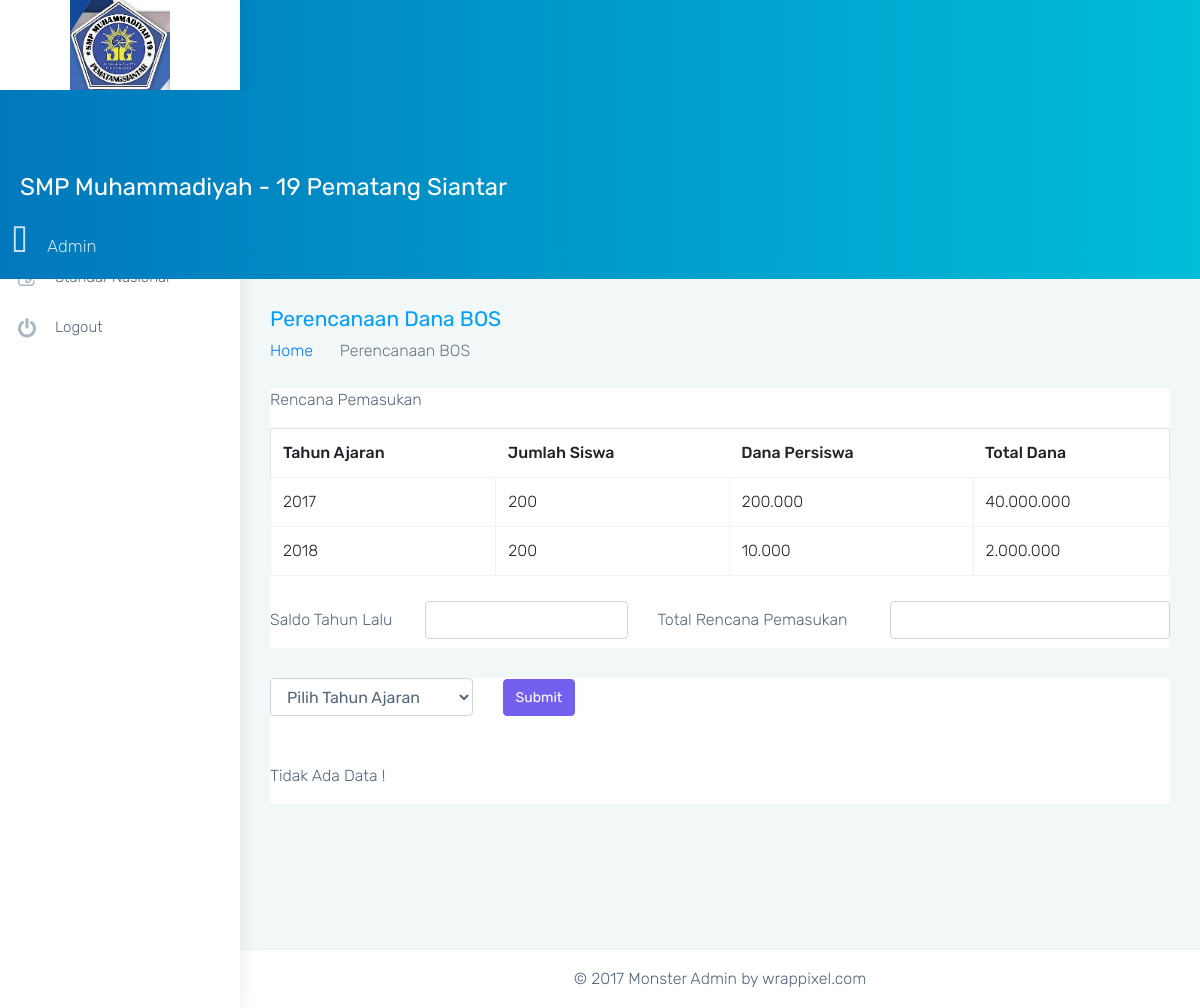
Before: /yayasan/perencanaan_bos.php (signed in) with the older database file.
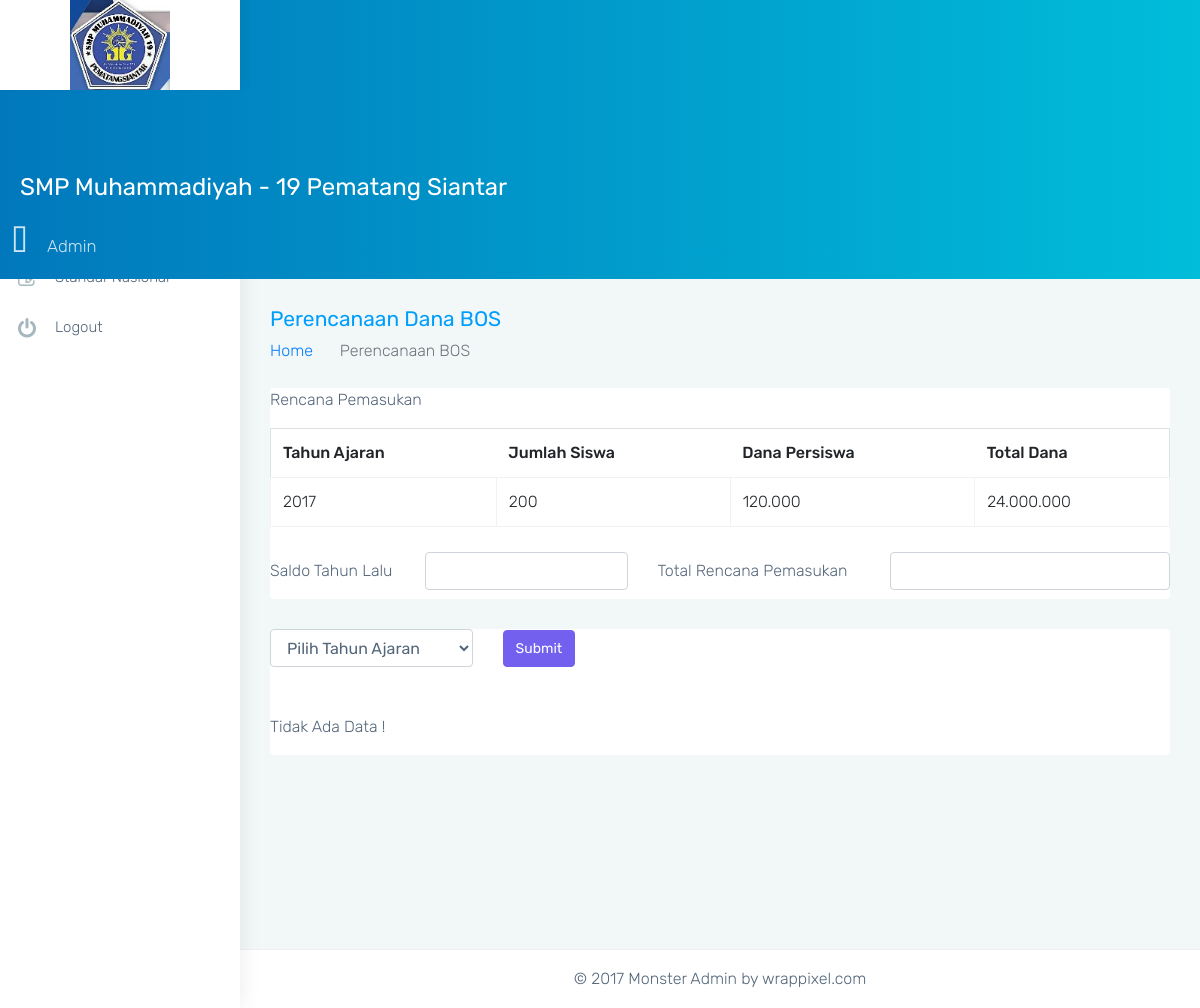
After: the same page with the newer database file.
### tables this page shows
CREATE TABLE `bos_rkas_rencana` (
  `id_bos_rkas_rencana` int(11) NOT NULL,
  `tahun` varchar(10) NOT NULL,
  `jumlah_siswa` int(11) NOT NULL,
  `dana_siswa` int(11) NOT NULL,
  `saldo_tahun_lalu` int(11) NOT NULL,
  `total` bigint(20) NOT NULL,
  `tanggal_dibuat` datetime NOT NULL,
  `id_user` int(11) DEFAULT NULL
);

### url.php (called while the page is built, shortened)
<?php
$url = 'http://localhost/simkeuangan/';

### model/koneksi.php (called while the page is built)
<?php
class Koneksi
{
  private $host     = 'localhost';
  private $username = 'root';
  private $password = '';
  private $database = 'simkeuangan';
  protected $conn;
  function __construct()
  {
    if (!isset($this->conn))
      $this->conn = new mysqli($this->host, $this->username, $this->password, $this->database);
    if (!$this->conn)
      echo 'Koneksi Gagal';
    else
      return $this->conn;
  }
}

### model/crud.php (called while the page is built, shortened)
<?php
include('koneksi.php');
class Crud extends Koneksi
{
  public function read_data($table, $where = null)
  {
    $query = "SELECT * FROM $table";
    $hasil = $this->conn->query($query);
    $rows = array();
    while ($row = $hasil->fetch_assoc()) {
      $rows[] = $row;
    }
    return $rows;
  }
}

### yayasan/perencanaan_bos.php (the view, shortened to what this page needs)
<?php
require('../../url.php');
require('../../proses/bos.php');
require('../_template/head.php');
require('../_template/header.php');
require('../_template/sidebar.php');
require('../../model/crud.php');
$crud = new Crud;
$rkas_rencana = $crud->read_data('bos_rkas_rencana');
?>
<div class="page-wrapper">
  <div class="container-fluid">
    <div class="row page-titles">
      <div class="col-md-6 col-8 align-self-center">
        <h3 class="text-themecolor m-b-0 m-t-0">Perencanaan Dana BOS</h3>
        <ol class="breadcrumb">
          <li class="breadcrumb-item"><a href="<?= $url; ?>">Home</a></li>
          <li class="breadcrumb-item active">Perencanaan BOS</li>
        </ol>
      </div>
    </div>
    <div class="row">
      <div class="col-12">
        <div class="card">
          <div class="card-block">
            <p>Rencana Pemasukan</p>
            <table class="table table-bordered">
              <thead>
                <tr>
                  <th>Tahun Ajaran</th>
                  <th>Jumlah Siswa</th>
                  <th>Dana Persiswa</th>
                  <th>Total Dana</th>
                </tr>
              </thead>
              <tbody>
                <?php
                foreach ($rkas_rencana as $rr) {
                ?>
                  <tr>
                    <td><?= $rr['tahun']; ?></td>
                    <td><?= $rr['jumlah_siswa']; ?></td>
                    <td><?= number_format($rr['dana_siswa'], 0, '.', '.'); ?></td>
                    <td><?= number_format($rr['total'], 0, ',', '.'); ?></td>
                  </tr>
                <?php
                }
                ?>
              </tbody>
            </table>
            <div class="row">
              <div class="col-2 mt-3">
                <p>Saldo Tahun Lalu</p>
              </div>
              <div class="col-3 align-self-center">
                <input type="number" class="form-control" name="" id="">
              </div>
              <div class="col-3 mt-3">
                <label for="">Total Rencana Pemasukan</label>
              </div>
              <div class="col-4 align-self-center">
                <input type="number" class="form-control" name="" id="">
              </div>
            </div>
          </div>
        </div>
      </div>
      <div class="col-12">
        <div class="card">
          <div class="card-block">
            <form action="" method="post">
              <div class="row mb-5">
                <div class="col-3 align-self-center">
                  <select name="tahun_ajaran" class="form-control" id="" required>
                    <option value="">Pilih Tahun Ajaran</option>
                  </select>
                </div>
                <div class="col-1 align-self-center">
                  <input type="submit" value="Submit" name="submit" class="btn btn-primary">
                </div>
              </div>
            </form>
            <?php
            if (@count($rkas_rencana1) > 0) {
            ?>
              <p>Rencana Pengeluaran / Belanja</p>
              <p>Tahun Ajaran <?= $rkas_rencana1[0]['tahun']; ?></p>
              <table class="table table-bordered mt-3" id="">
                <thead>
                  <th>Kode</th>
                  <th>Nama Program</th>
                  <th>Persentase</th>
                  <th>Jumlah</th>
                  <th>Rencana Dana Digunakan</th>
                </thead>
                <tbody>
                  <?php
                  $no = 1;
                  $standar = $crud->query("SELECT * FROM tbl_persentase_standar_nasional JOIN tbl_standar_nasional ON tbl_standar_nasional.idsnp = tbl_persentase_standar_nasional.npsn WHERE tahun_ajaran = '" . $rkas_rencana1[0]['tahun'] . "'");
                  $jumlah = 0;
                  $jumlah1 = 0;
                  $persentase = 0;
                  foreach ($standar as $st) {
                    $dana_rencana = $crud->query("SELECT SUM(jumlah) jumlah FROM bos_rkas JOIN bos_rkas_detail ON bos_rkas.id_bos_rkas = bos_rkas_detail.bos_rkas WHERE bos_rkas.npsn = '" . $st['idsnp'] . "' AND bos_rkas.tahun_ajaran = '" . $rkas_rencana1[0]['tahun'] . "'");
                    $dana = ($st['persentase'] / 100) * $rkas_rencana1[0]['total'];
                    $persentase += $st['persentase'];
                    $jumlah += $dana;
                    $jumlah1 += $dana_rencana[0]['jumlah'];
                  ?>
                    <tr>
                      <td>1.<?= $no; ?></td>
                      <td><?= $st['nama_program']; ?></td>
                      <td><?= $st['persentase']; ?>%</td>
                      <td>Rp.<?= number_format($dana, 0, '.', '.'); ?></td>
                      <td>Rp.<?= number_format($dana_rencana[0]['jumlah'], 0, '.', '.'); ?></td>
                    </tr>
                  <?php
                    $no++;
                  }
                  ?>
                  <tr>
                    <th colspan="2">Total</th>
                    <td><?= $persentase; ?>%</td>
                    <td><?= number_format($jumlah, 0, '.', '.');  ?></td>
                    <td><?= number_format($jumlah1, 0, '.', '.');  ?></td>
                  </tr>
                </tbody>
              </table>
            <?php
            } else {
            ?>
              <p>Tidak Ada Data !</p>
            <?php
            }
            ?>
          </div>
        </div>
      </div>
    </div>
  </div>
  <?php require('../_template/footer.php') ?>
</div>
<?php require('../_template/jquery.php') ?>

### view/_template/head.php (shortened to what this page needs)
<!DOCTYPE html>
<html lang="en">
<head>
  <link href="<?= $url; ?>assets/plugins/bootstrap/css/bootstrap.min.css" rel="stylesheet">
  <link href="<?= $url; ?>assets/css/style.css" rel="stylesheet">
  <link href="<?= $url; ?>assets/css/colors/blue.css" id="theme" rel="stylesheet">
  <link rel="stylesheet" href="https://cdn.datatables.net/1.10.21/css/dataTables.bootstrap4.min.css">
</head>
<body class="fix-header card-no-border">
  <div id="main-wrapper">

### view/_template/header.php (shortened to what this page needs)
<header class="topbar">
  <nav class="navbar top-navbar navbar-toggleable-sm navbar-light">
    <div class="navbar-header">
      <a class="navbar-brand" href="<?= $url; ?>">
        <b>
          <img src="<?= $url; ?>assets/gambar/logo.jpg" height="90px" alt="homepage" class="dark-logo" />
        </b>
      </a>
    </div>
    <div class="navbar-collapse">
      <ul class="navbar-nav mr-auto mt-md-0 ">
        <li class="nav-item"> <a class="nav-link nav-toggler hidden-md-up text-muted waves-effect waves-dark" href="javascript:void(0)"><i class="ti-menu"></i></a> </li>
        <li class="nav-item hidden-sm-down">
          <form class="app-search p-l-20">
            <h2 class="text-white">SMP Muhammadiyah - 19 Pematang Siantar</h2>
          </form>
        </li>
      </ul>
      <ul class="navbar-nav my-lg-0">
        <li class="nav-item dropdown">
          <a class="nav-link dropdown-toggle text-muted waves-effect waves-dark" href="" data-toggle="dropdown" aria-haspopup="true" aria-expanded="false">
            <i class="fa fa-user-circle m-r-20 m-t-5" aria-hidden="true" style="font-size: 30px"></i><?=$_SESSION['user']?>
          </a>
        </li>
      </ul>
    </div>
  </nav>
</header>

### view/_template/sidebar.php (shortened to what this page needs)
<aside class="left-sidebar">
  <div class="scroll-sidebar">
    <nav class="sidebar-nav">
      <ul id="sidebarnav">
        <?php if ($_SESSION['user'] == 'Admin') { ?>
          <li class="">
            <a href="<?= $url; ?>view/admin" class="waves-effect"><i class="fa fa-home m-r-10" aria-hidden="true"></i>Dashboard</a>
          </li>
          <li class="">
            <a href="<?= $url; ?>view/admin/pengguna.php" class="waves-effect"><i class="fa fa-users m-r-10" aria-hidden="true"></i>Data pengguna</a>
          </li>
          <li class="">
            <a href="<?= $url; ?>view/admin/komponen.php" class="waves-effect"><i class="fa fa-edit  m-r-10" aria-hidden="true"></i>Komponen BOS</a>
          </li>
          <li class="">
            <a href="<?= $url; ?>view/admin/standar.php" class="waves-effect"><i class="fa fa-edit  m-r-10" aria-hidden="true"></i>Standar Nasional</a>
          </li>
          <li class="">
            <a href="<?= $url; ?>proses/proses_logout.php" class="waves-effect"><i class="fa fa-power-off m-r-10" aria-hidden="true"></i>Logout</a>
          </li>
        <?php } ?>
      </ul>
    </nav>
  </div>
</aside>

### view/_template/footer.php
<footer class="footer text-center">
© 2017 Monster Admin by wrappixel.com
</footer>

### view/_template/jquery.php (shortened to what this page needs)
</div>

### assets/css/colors/blue.css (style rules this page uses)
.topbar { background: #009efb; background: -moz-linear-gradient(left, #0178bc 0%, #00bdda 100%); background: -webkit-linear-gradient(left, #0178bc 0%, #00bdda 100%); background: linear-gradient(to right, #0178bc 0%, #00bdda 100%); }
.topbar .navbar-header { background: #ffffff; box-shadow: 4px -4px 10px rgba(0, 0, 0, 0.05); }
.topbar .navbar-light .navbar-nav .nav-item > a.nav-link { color: rgba(255, 255, 255, 0.8) !important; }
.text-themecolor { color: #009efb !important; }
.sidebar-nav { background: #fff; }
.sidebar-nav ul li a { color: #54667a; }
.sidebar-nav > ul > li > a { border-left: 3px solid #fff; }
.sidebar-nav > ul > li > a i { color: #a6b7bf; }

Changed rows visible on the page:
removed bos_rkas_rencana: tahun "2017", jumlah_siswa "200", dana_siswa "200.000", total "40.000.000"
removed bos_rkas_rencana: tahun "2018", jumlah_siswa "200", dana_siswa "10.000", total "2.000.000"
added bos_rkas_rencana: tahun "2017", jumlah_siswa "200", dana_siswa "120.000", total "24.000.000"
